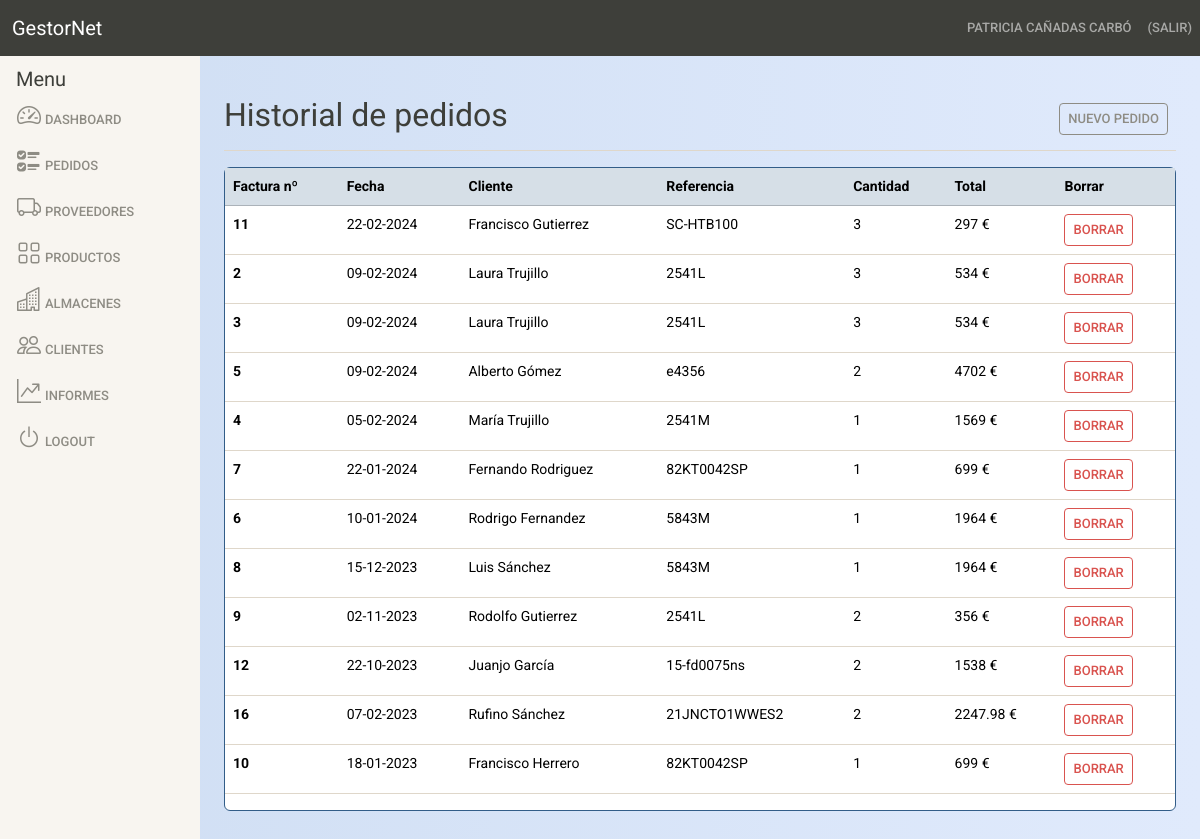
Page /historial (signed in) on the earlier database version.
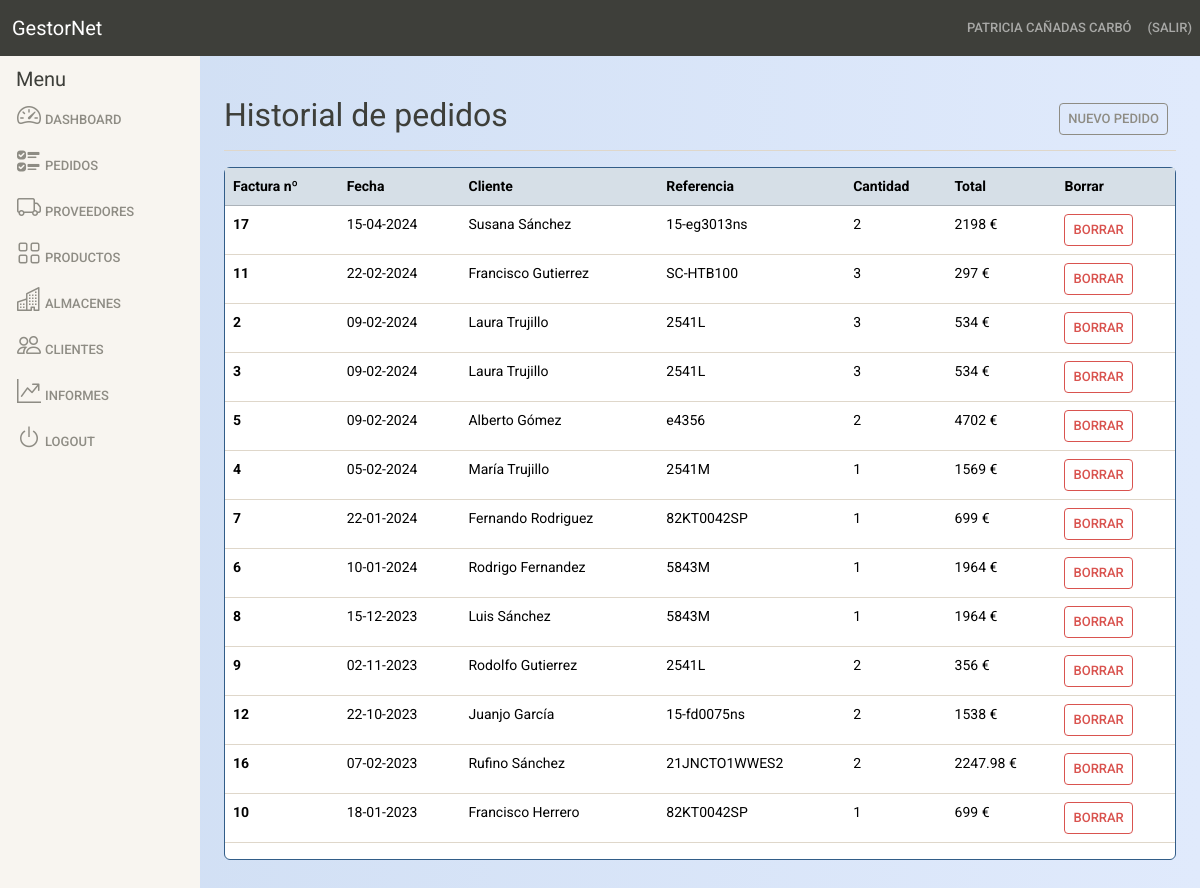
Same page on the later database version.
### models.py (models this page shows, shortened)
class User(db.Base, UserMixin):
    __tablename__ = "usuarios"
    __table_args__ = {'sqlite_autoincrement': True}  # Autoincrementa la primary_key de la tabla.
    id = Column(Integer, primary_key=True)
    name = Column(String(60), nullable=False)
    surname = Column(String(80), nullable=False)
    email = Column(String(256), nullable=False)
    password = Column(String(128), nullable=False)
    is_admin = Column(Boolean, default=False)

class Pedido(db.Base):
    __tablename__ = "pedidos"
    __table_args__ = {'sqlite_autoincrement': True} # Autoincrementa la primary_key de la tabla.
    id = Column(Integer, primary_key=True)
    fecha = Column(DateTime, nullable=False)
    nombre = Column(String(128), nullable=False)
    referencia = Column(String(24), nullable=False)
    cantidad = Column(Integer, nullable=False)
    total = Column(Integer)
    mes = Column(Integer)
    year = Column(Integer)
    mes_year = Column(Integer)

### main.py (the view)
@app.route("/historial") # Listado de pedidos
@login_required
def historial():
    entradas = db.session.query(Pedido).order_by(Pedido.fecha.desc()).all()
    return render_template("order_history.html", entradas=entradas)

### main.py (called while the page is built)
@login_manager.user_loader
def load_user(user_id):
    return db.session.query(User).filter_by(id=user_id).first()

### templates/order_history.html (shortened to what this page needs)
{% extends "includes/base.html" %}
{% block content %}
<main class="col-md-9 ms-sm-auto col-lg-10 px-md-4 py-4">
    <div class="d-flex justify-content-between flex-wrap flex-md-nowrap align-items-center pt-3 pb-2 mb-3 border-bottom">
        <h1 class="h2">Historial de pedidos</h1>
        <div class="btn-toolbar mb-2 mb-md-0">
            <div class="btn-group me-2">
                <a href="{{ url_for('crear_pedido')}}" class="btn btn-sm btn-outline-secondary">Nuevo pedido</a>
            </div>
        </div>
    </div>
    <div class="card border-primary mb-3 small">
        <table id="orders"  class="table table-hover">
            <thead>
                <tr class="table-primary">
                    <th scope="col">Factura nº</th>
                    <th scope="col">Fecha</th>
                    <th scope="col">Cliente</th>
                    <th scope="col">Referencia</th>
                    <th scope="col">Cantidad</th>
                    <th scope="col">Total</th>
                    {% if current_user.is_admin %}
                    <th scope="col">Borrar</th>
                    {% endif %}
                </tr>
            </thead>
            <tbody>
                {% for entrada in entradas %}
                    <tr>
                        <th scope="row">{{entrada.id}}</th>
                        <td>{{entrada.fecha.strftime("%d-%m-%Y")}}</td>
                        <td>{{entrada.nombre}}</td>
                        <td>{{entrada.referencia}}</td>
                        <td>{{entrada.cantidad}}</td>
                        <td>{{entrada.total}}&nbsp;€</td>
                        {% if current_user.is_admin %}
                        <td><a href="{{ url_for('delete', entrada_id=entrada.id)}}" class="btn btn-outline-danger btn-sm">Borrar</a></td>
                        {% endif %}
                    </tr>
                {% endfor %}
            </tbody>
        </table>
    </div>
</main>
{% endblock content %}

### templates/includes/base.html (shortened to what this page needs)
<!DOCTYPE html>
<html lang="en">
    <head>
        <link href="https://cdn.jsdelivr.net/npm/bootstrap@5.3.3/dist/css/bootstrap.min.css" rel="stylesheet">
        <link rel="stylesheet" href="{{ url_for('static', filename='bootstrap.css') }}">
        <link rel="stylesheet" href="https://cdn.jsdelivr.net/npm/bootstrap-icons@1.11.3/font/bootstrap-icons.min.css">
        <link rel="stylesheet" href="{{ url_for('static', filename='main.css') }}">
        <link href="https://cdn.datatables.net/v/bs5/dt-2.0.3/cr-2.0.0/date-1.5.2/rg-1.5.0/datatables.min.css" rel="stylesheet">
    </head>
    <body>
        <header class="navbar sticky-top bg-dark flex-md-nowrap p-0" data-bs-theme="dark">
          {% include 'includes/navigation.html' %}
        </header>
        <div class="container-fluid">
            <div class="row">
                {% include 'includes/sidebar.html' %}
			    {% block content %}{% endblock content %}
            </div>
        </div>
    </body>
</html>

### templates/includes/navigation.html (shortened to what this page needs)
<nav class="navbar navbar-expand-lg bg-dark col-12" data-bs-theme="dark">
    &nbsp;&nbsp;&nbsp;<a class="navbar-brand" href="/">GestorNet</a>
    <div class="collapse navbar-collapse" id="navbarColor01">
        <ul class="navbar-nav ms-auto">
            {% if current_user.is_authenticated %}
            <li class="nav-item">
                <a class="nav-link " href="#"> {{ current_user.name }}&nbsp;{{ current_user.surname }} </a>
            </li>
            <li class="nav-item">
                <a class="nav-link " href="/logout"> {{ session["username"]}} (Salir)</a>
            </li>
            {% endif %}
        </ul>
    </div>
</nav>

### templates/includes/sidebar.html
<div class="col-auto col-md-3 col-xl-2 px-sm-0 px-0 bg-light">
    <div class="d-flex flex-column align-items-center align-items-sm-start px-3 pt-2 min-vh-100">
        <span class="fs-5 d-none d-sm-inline">Menu</span>
        <ul class="nav nav-pills flex-column mb-sm-auto mb-0 align-items-center align-items-sm-start" id="menu">
            <li>
                <a class="nav-link px-0 align-middle" href="/index">
                    <i class="fs-4 bi-speedometer2"></i><span class="ms-1 d-none d-sm-inline">Dashboard</span>
                </a>
            </li>
            <li>
                <a class="nav-link px-0 align-middle" href="/historial">
                    <i class="fs-4 bi-ui-checks"></i><span class="ms-1 d-none d-sm-inline">Pedidos</span>
                </a>
            </li>
            <li>
                <a class="nav-link px-0 align-middle" href="/proveedores">
                    <i class="fs-4 bi-truck"></i><span class="ms-1 d-none d-sm-inline">Proveedores</span>
                </a>
            </li>
            <li>
                <a class="nav-link px-0 align-middle" href="/productos">
                    <i class="fs-4 bi-grid"></i><span class="ms-1 d-none d-sm-inline">Productos</span>
                </a>
            </li>
            <li>
                <a class="nav-link px-0 align-middle" href="/almacenes/1">
                    <i class="fs-4 bi-buildings"></i><span class="ms-1 d-none d-sm-inline">Almacenes</span>
                </a>
            </li>
            {% if current_user.is_admin %}
            <li>
                <a class="nav-link px-0 align-middle" href="/usuarios">
                    <i class="fs-4 bi-people"></i><span class="ms-1 d-none d-sm-inline">Clientes</span>
                </a>
            </li>
            <li>
                <a class="nav-link px-0 align-middle" href="/dashboard">
                    <i class="fs-4 bi-graph-up-arrow"></i><span class="ms-1 d-none d-sm-inline">Informes</span>
                </a>
            </li>
            {% endif %}
            <li>
                <a class="nav-link px-0 align-middle" href="/logout">
                    <i class="fs-4 bi-power"></i><span class="ms-1 d-none d-sm-inline">Logout</span>
                </a>
            </li>
        </ul>
    </div>
</div>

### static/main.css (style rules this page uses)
body { background: #E0EAFC; background: -webkit-linear-gradient(to right, #CFDEF3, #E0EAFC); background: linear-gradient(to right, #CFDEF3, #E0EAFC); }

Differences in the rows shown:
added Pedido: id "17", fecha "15-04-2024", nombre "Susana Sánchez", referencia "15-eg3013ns", cantidad "2", total "2198"
